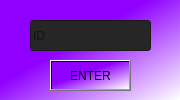
<?xml version="1.0" encoding="UTF-8"?>
<ui version="4.0">
 <class>Form</class>
 <widget class="QWidget" name="Form">
  <property name="geometry">
   <rect>
    <x>0</x>
    <y>0</y>
    <width>180</width>
    <height>100</height>
   </rect>
  </property>
  <property name="windowTitle">
   <string>Form</string>
  </property>
  <property name="styleSheet">
   <string notr="true">background-color:qlineargradient(spread:pad, x1:0.409, y1:0.420455, x2:1, y2:1, stop:0 rgba(143, 0, 255, 255), stop:1 rgba(255, 255, 255, 255))</string>
  </property>
  <widget class="QPushButton" name="pushButton_Enter">
   <property name="geometry">
    <rect>
     <x>50</x>
     <y>60</y>
     <width>81</width>
     <height>31</height>
    </rect>
   </property>
   <property name="text">
    <string>ENTER</string>
   </property>
  </widget>
  <widget class="QLineEdit" name="lineEdit_userID">
   <property name="geometry">
    <rect>
     <x>30</x>
     <y>20</y>
     <width>121</width>
     <height>31</height>
    </rect>
   </property>
   <property name="styleSheet">
    <string notr="true">background-color: rgb(38, 38, 38);</string>
   </property>
   <property name="text">
    <string/>
   </property>
   <property name="placeholderText">
    <string>ID</string>
   </property>
  </widget>
 </widget>
 <resources/>
 <connections/>
</ui>
